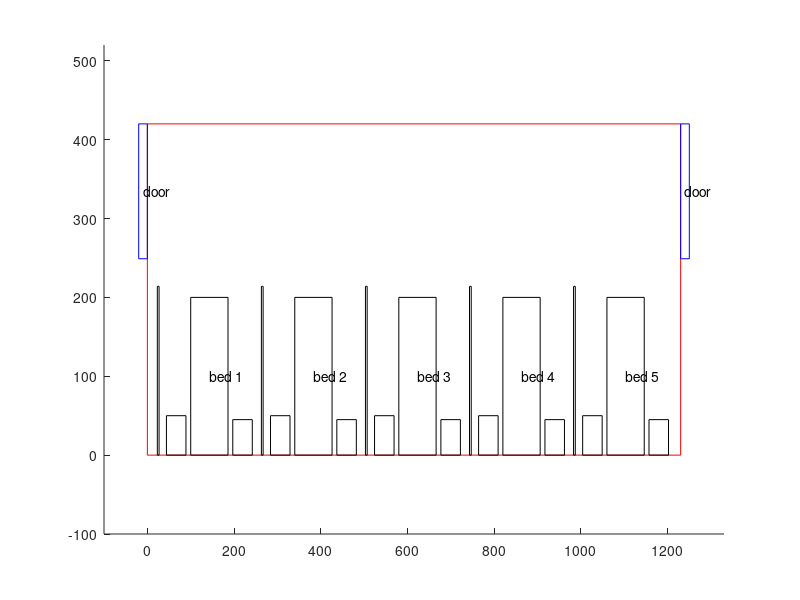

The MATLAB source for this figure:
scale = 100;

limits = 	scale .* [0 0 12.3 4.2];
leftDoor = 	scale .* [-.2 2.49 .2 1.71];
righttDoor = 	scale .* [12.3 2.49 .2 1.71];

wall =		scale .* [.23 0 .04 2.14];
equipment =	scale .* [.44 0 .45 .5];
bed =		scale .* [1 0 .86 2];
serum = 	scale .* [1.97 0 .45 .45];

wall2  = [wall(1) + scale * 2.4, wall(2:4)];
equipment2  = [equipment(1) + scale * 2.4, equipment(2:4)];
bed2  = [bed(1) + scale * 2.4, bed(2:4)];
serum2  = [serum(1) + scale * 2.4, serum(2:4)];

wall3  = [wall(1) + scale * 2.4 * 2, wall(2:4)];
equipment3  = [equipment(1) + scale * 2.4 * 2, equipment(2:4)];
bed3  = [bed(1) + scale * 2.4 * 2, bed(2:4)];
serum3  = [serum(1) + scale * 2.4 * 2, serum(2:4)];

wall4  = [wall(1) + scale * 2.4 * 3, wall(2:4)];
equipment4  = [equipment(1) + scale * 2.4 * 3, equipment(2:4)];
bed4  = [bed(1) + scale * 2.4 * 3, bed(2:4)];
serum4  = [serum(1) + scale * 2.4 * 3, serum(2:4)];

wall5  = [wall(1) + scale * 2.4 * 4, wall(2:4)];
equipment5  = [equipment(1) + scale * 2.4 * 4, equipment(2:4)];
bed5  = [bed(1) + scale * 2.4 * 4, bed(2:4)];
serum5  = [serum(1) + scale * 2.4 * 4, serum(2:4)];

figure('Position', limits);
hold on;
axis([-1 * scale, limits(3) + 1*scale, -1*scale, limits(4) + 1*scale]); 

rectangle('Position', limits, 'EdgeColor', 'red'); 
rectangle('Position', leftDoor, 'EdgeColor', 'blue');
rectangle('Position', righttDoor, 'EdgeColor', 'blue');
rectangle('Position', wall);	  
rectangle('Position', equipment);
rectangle('Position', bed);  
rectangle('Position', serum);
rectangle('Position', wall2);
rectangle('Position', equipment2);
rectangle('Position', bed2);
rectangle('Position', serum2);
rectangle('Position', wall3);
rectangle('Position', equipment3);
rectangle('Position', bed3);
rectangle('Position', serum3);
rectangle('Position', wall4);
rectangle('Position', equipment4);
rectangle('Position', bed4);
rectangle('Position', serum4);
rectangle('Position', wall5);
rectangle('Position', equipment5);
rectangle('Position', bed5);
rectangle('Position', serum5);

putText = @(furniture, label) text(furniture(1)+furniture(3)/2, furniture(2)+furniture(4)/2, label);

putText(leftDoor, 'door');
putText(righttDoor, 'door');
putText(bed, 'bed 1');
putText(bed2, 'bed 2');
putText(bed3, 'bed 3');
putText(bed4, 'bed 4');
putText(bed5, 'bed 5');

hold off;
